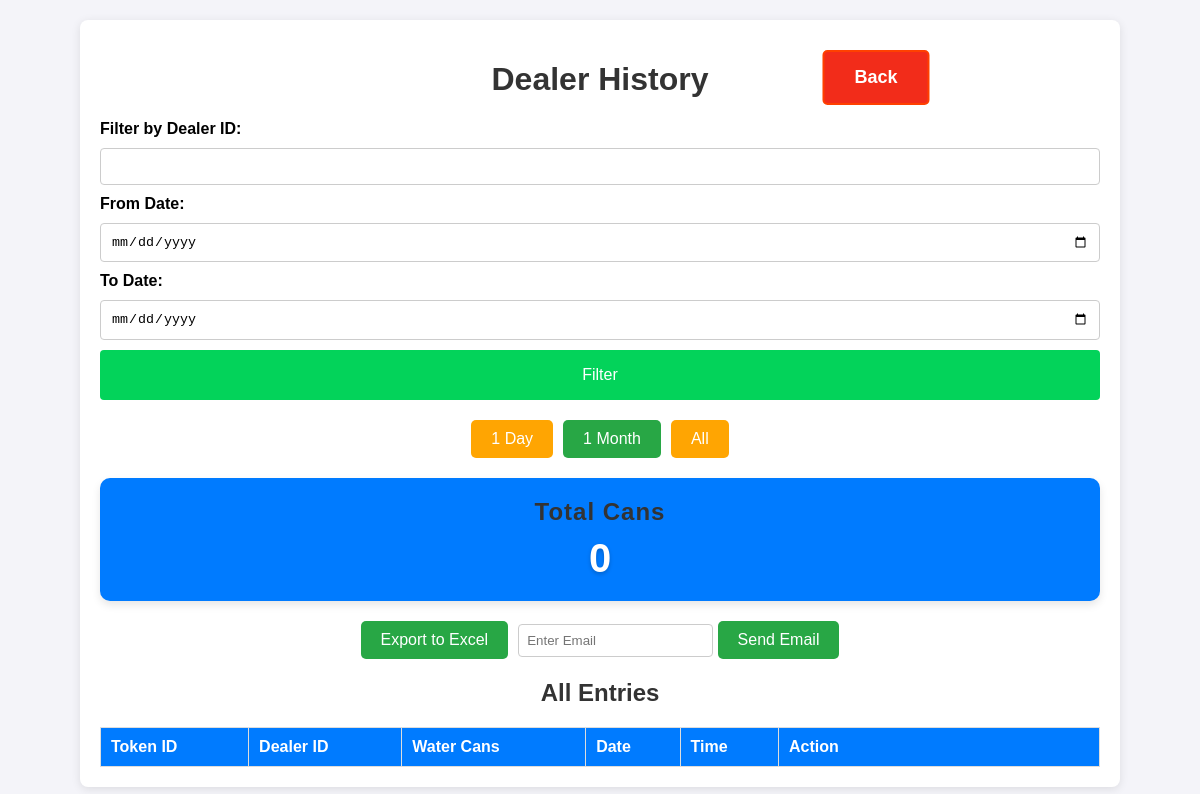
Before: /history with the older database file.
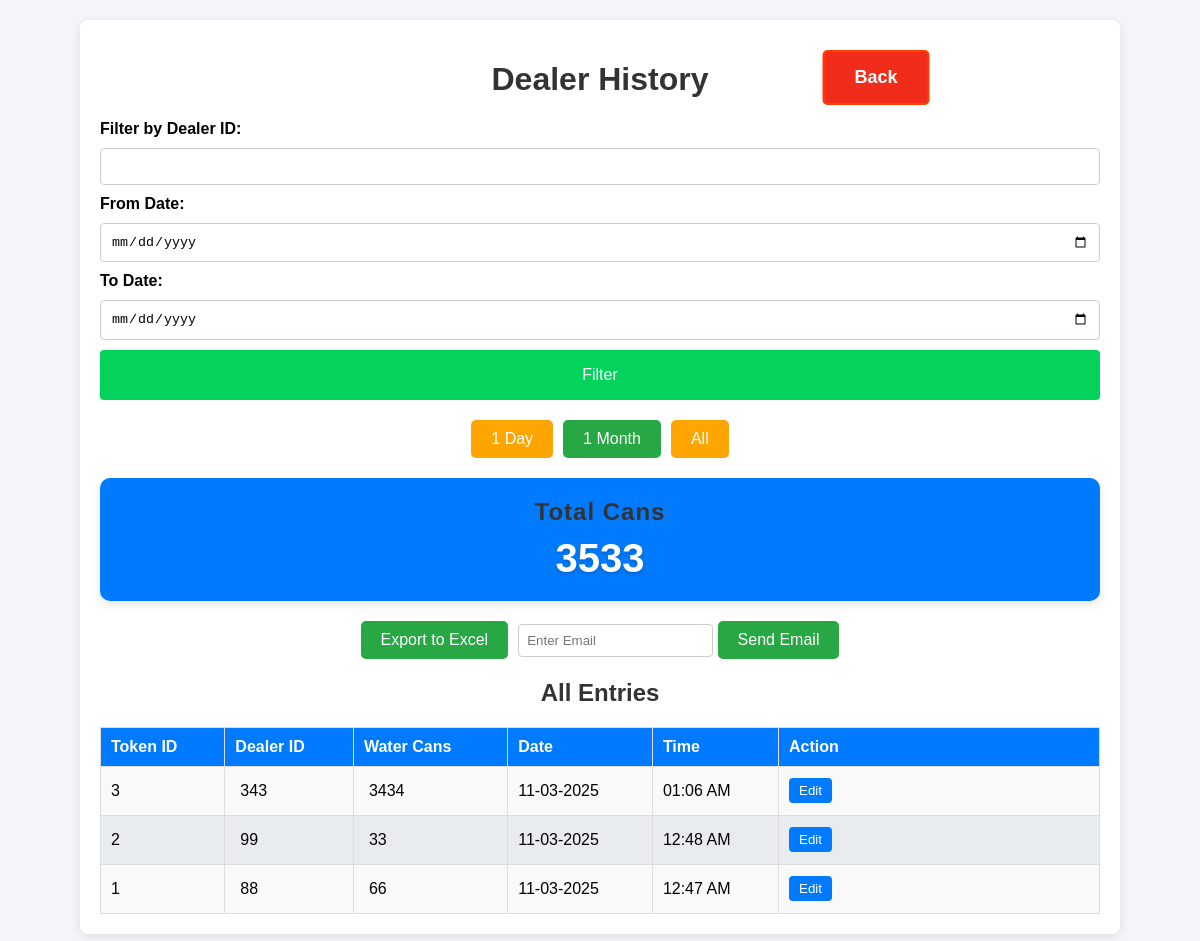
After: the same page with the newer database file.
### app.py (models this page shows, shortened)
class Dealer(db.Model):
    id = db.Column(db.Integer, primary_key=True)
    dealer_id = db.Column(db.String(100), nullable=False)
    water_can_count = db.Column(db.Integer, nullable=False)
    timestamp = db.Column(db.DateTime, default=datetime.now)
    token_id = db.Column(db.Integer, nullable=False)  # Daily resetting token ID
    @property
    def formatted_date(self):
        return self.timestamp.strftime("%d-%m-%Y")  # Format the date
    @property
    def formatted_time(self):
        return self.timestamp.strftime("%I:%M %p")  # Format the time in 12-hour format

### app.py (the view)
@app.route('/history', methods=['GET'])
def history(msg=None):
    filtered_data, filter_type = get_filtered_data(request)
    dealer_id_filter = request.args.get('dealer_id', '')  # Default is an empty string
    date_from = request.args.get('date_from', '')
    date_to = request.args.get('date_to', '')
    total_cans = sum(dealer.water_can_count for dealer in filtered_data)
    return render_template('history.html', data=filtered_data,
                            dealer_id=dealer_id_filter,
                            date_from=date_from,
                            date_to=date_to,
                            total_cans=total_cans,
                            filter_type=filter_type,
                            msg=msg)

### templates/history.html (shortened to what this page needs)
<!DOCTYPE html>
<html lang="en">
<head>
    <link rel="stylesheet" href="/static/styles.css">
</head>
<body>
    <div class="container history_container">
        <h1>Dealer History</h1>
        <form method="GET" class="form">
            <label for="dealer_id">Filter by Dealer ID:</label>
            <input type="text" id="dealer_id" name="dealer_id" value="{{ dealer_id }}">
            <label for="date_from">From Date:</label>
            <input type="date" id="date_from" name="date_from" value="{{ date_from }}">
            <label for="date_to">To Date:</label>
            <input type="date" id="date_to" name="date_to" value="{{ date_to }}">
            <button type="submit" name="filter_button" value="submit" class="btn">Filter</button>
        </form>
        <div class="filter-buttons">
            <a href="/history?filter_type=1-day" class="filter-button {{ 'active' if filter_type == '1-day' else '' }}">1 Day</a>
            <a href="/history?filter_type=1-month" class="filter-button {{ 'active' if filter_type == '1-month' else '' }}">1 Month</a>
            <a href="/history?filter_type=all" class="filter-button {{ 'active' if filter_type == 'all' else '' }}">All</a>
        </div>
         <div class="total-cans-card">
            <h2>Total Cans</h2>
            <div class="total-cans-number">{{ total_cans }}</div>
        </div>
        <div class="export-options">
            <form action="/export" method="get">
                <button type="submit" class="export-button">Export to Excel</button>
            </form>
            <form action="{{ url_for('send_email') }}" method="get" style="display: inline;">
                <input class="export-input" type="email" name="email" placeholder="Enter Email" required>
                <button type="submit" class="export-button">Send Email</button>
            </form>
        </div>
        <a href="/" class="back">Back</a>
        <h2>All Entries</h2>
        <table class="history_data">
            <thead>
                <tr>
                    <th>Token ID</th>
                    <th>Dealer ID</th>
                    <th>Water Cans</th>
                    <th>Date</th>
                    <th>Time</th>
                    <th class="history_action">Action</th>
                </tr>
            </thead>
            <tbody>
                {% for entry in data %}
                <tr>
                    <td>{{ entry.token_id }}</td>
                    <td><input type="text" id="dealer_id_{{ entry.id }}" value="{{ entry.dealer_id }}" readonly></td>
                    <td><input type="number" id="water_can_{{ entry.id }}" value="{{ entry.water_can_count }}" readonly></td>
                    <td>{{ entry.formatted_date }}</td>
                    <td>{{ entry.formatted_time }}</td>
                    <td>
                        <button class="edit" onclick="enableEdit({{ entry.id }})">Edit</button>
                    </td>
                </tr>
                {% endfor %}
            </tbody>
        </table>
    </div>
</body>
</html>

Changed rows visible on the page:
added Dealer: token_id "3", dealer_id "343", water_can_count "3434", formatted_date "11-03-2025", formatted_time "01:06 AM"
added Dealer: token_id "2", dealer_id "99", water_can_count "33", formatted_date "11-03-2025", formatted_time "12:48 AM"
added Dealer: token_id "1", dealer_id "88", water_can_count "66", formatted_date "11-03-2025", formatted_time "12:47 AM"
Other visible differences:
{{ total_cans }}: "0" → "3533"
